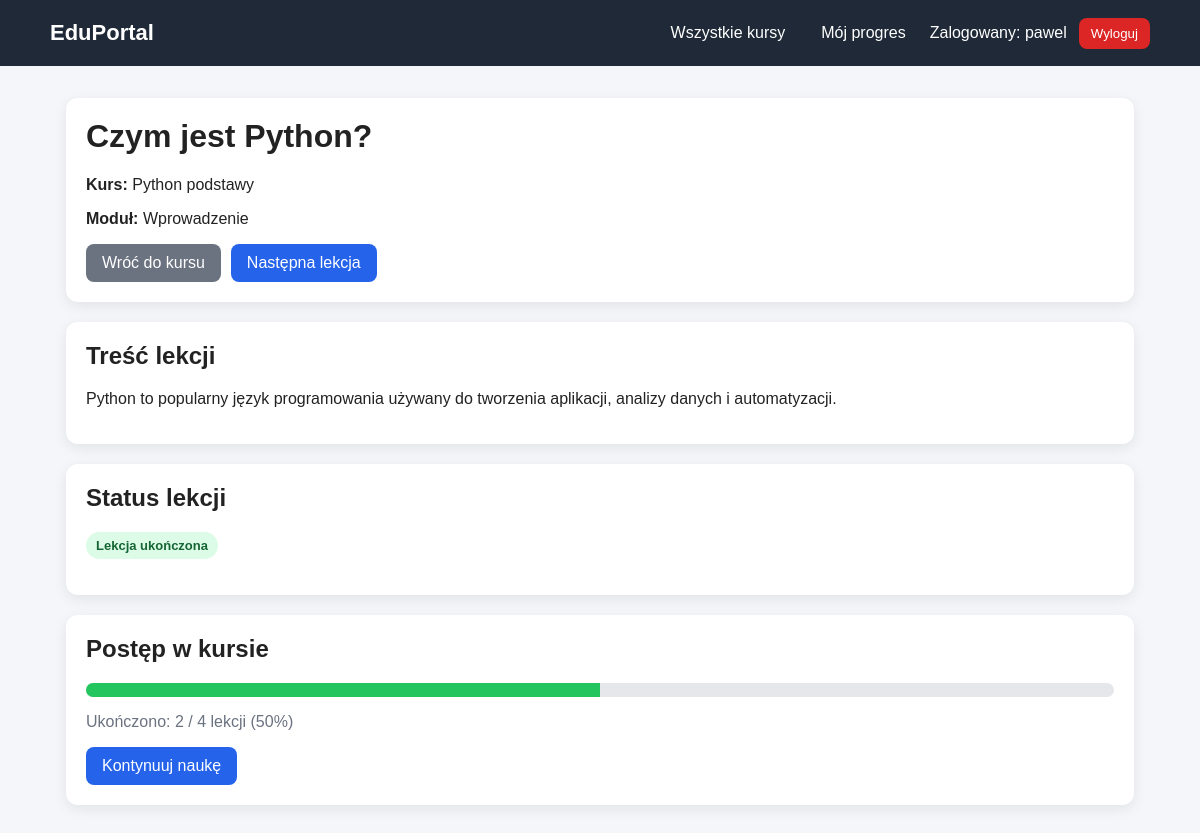
The app's page /lesson/2/ (signed in) with its own data.
### courses/models.py (models this page shows, shortened)
class Lesson(models.Model):
    module = models.ForeignKey(Module, on_delete=models.CASCADE)
    title = models.CharField(max_length=200)
    content = models.TextField()

class Module(models.Model):
    course = models.ForeignKey(Course, on_delete=models.CASCADE)
    title = models.CharField(max_length=200)

class Course(models.Model):
    BEGINNER = "beginner"
    INTERMEDIATE = "intermediate"
    ADVANCED = "advanced"
    LEVEL_CHOICES = [
        (BEGINNER, "Początkujący"),
        (INTERMEDIATE, "Średniozaawansowany"),
        (ADVANCED, "Zaawansowany"),
    ]
    title = models.CharField(max_length=200)
    description = models.TextField()
    level = models.CharField(max_length=20, choices=LEVEL_CHOICES)

### courses/views.py (the view)
# urls.py: path("lesson/<int:pk>/", views.lesson_detail, name="lesson_detail"),
@login_required
def lesson_detail(request, pk):
    lesson = get_object_or_404(Lesson, pk=pk)
    course = lesson.module.course
    is_enrolled = Enrollment.objects.filter(
        user=request.user,
        course=course
    ).exists()
    if not is_enrolled:
        return redirect("courses:course_detail", pk=course.pk)
    completed = LessonProgress.objects.filter(
        user=request.user,
        lesson=lesson,
        completed=True
    ).exists()
    progress = build_course_progress(request.user, course)
    context = {
        "lesson": lesson,
        "completed": completed,
        "is_enrolled": is_enrolled,
        "course": course,
        "course_progress_percent": progress["progress_percent"],
        "course_completed_lessons": progress["completed_lessons"],
        "course_total_lessons": progress["total_lessons"],
        "course_is_completed": progress["is_completed"],
        "next_lesson": progress["next_lesson"],
    }
    return render(request, "courses/lesson_detail.html", context)

### courses/views.py (called while the page is built)
def get_course_lessons(course):
    return Lesson.objects.filter(module__course=course).order_by("module_id", "id")

def get_completed_lesson_ids(user, course=None):
    queryset = LessonProgress.objects.filter(user=user, completed=True)
    if course is not None:
        queryset = queryset.filter(lesson__module__course=course)
    return set(queryset.values_list("lesson_id", flat=True))

### courses/templates/courses/lesson_detail.html (shortened to what this page needs)
{% extends "base.html" %}
{% block content %}
<div class="card">
    <h1>{{ lesson.title }}</h1>
    <p><strong>Kurs:</strong> {{ lesson.module.course.title }}</p>
    <p><strong>Moduł:</strong> {{ lesson.module.title }}</p>
    <div class="actions">
        <a href="{% url 'courses:course_detail' lesson.module.course.pk %}" class="btn btn-secondary">
            Wróć do kursu
        </a>
        {% if next_lesson and next_lesson.id != lesson.id %}
            <a href="{% url 'courses:continue_course' lesson.module.course.pk %}" class="btn">
                Następna lekcja
            </a>
        {% endif %}
    </div>
</div>
<div class="card">
    <h2>Treść lekcji</h2>
    <p>{{ lesson.content }}</p>
</div>
<div class="card">
    <h2>Status lekcji</h2>
    {% if completed %}
        <p><span class="badge badge-success">Lekcja ukończona</span></p>
    {% else %}
        <p><span class="badge badge-warning">Lekcja jeszcze nieukończona</span></p>
        <form method="post" action="{% url 'courses:complete_lesson' lesson.pk %}">
            {% csrf_token %}
            <button type="submit" class="btn btn-success">Oznacz jako ukończoną</button>
        </form>
    {% endif %}
</div>
<div class="card">
    <h2>Postęp w kursie</h2>
    <div class="progress-wrapper">
        <div class="progress-bar" style="width: {{ course_progress_percent }}%;"></div>
    </div>
    <p class="muted">
        Ukończono: {{ course_completed_lessons }} / {{ course_total_lessons }} lekcji
        ({{ course_progress_percent }}%)
    </p>
    <div class="actions">
        {% if course_is_completed %}
            <a href="{% url 'courses:course_certificate' course.pk %}" class="btn btn-gold">Przejdź do certyfikatu</a>
        {% elif next_lesson and next_lesson.id != lesson.id %}
            <a href="{% url 'courses:continue_course' course.pk %}" class="btn">Kontynuuj naukę</a>
        {% endif %}
    </div>
</div>
{% endblock %}

### courses/templates/base.html (shortened to what this page needs)
<!DOCTYPE html>
<html lang="pl">
<head>
</head>
<body>
    <header class="navbar">
        <div class="navbar-inner">
            <div class="brand">
                <a href="{% url 'courses:course_list' %}">EduPortal</a>
            </div>
            <nav class="nav-links">
                <a href="{% url 'courses:course_list' %}">Wszystkie kursy</a>
                {% if user.is_authenticated %}
                    <a href="{% url 'courses:my_courses' %}">Mój progres</a>
                    <span>Zalogowany: {{ user.username }}</span>
                    <form method="post" action="{% url 'logout' %}" class="logout-form">
                        <button type="submit" class="logout-btn">Wyloguj</button>
                    </form>
                {% else %}
                    <a href="{% url 'login' %}">Zaloguj</a>
                {% endif %}
            </nav>
        </div>
    </header>
    <main class="container">
        {% block content %}
        {% endblock %}
    </main>
</body>
</html>

### courses/templates/base.html (style rules this page uses)
* { box-sizing: border-box; }
body { margin: 0; font-family: Arial, sans-serif; background: #f4f6f9; color: #222; }
.navbar { background: #1f2937; color: white; padding: 16px 24px; }
.navbar-inner { max-width: 1100px; margin: 0 auto; display: flex; justify-content: space-between; align-items: center; gap: 16px; flex-wrap: wrap; }
.brand a { color: white; text-decoration: none; font-size: 22px; font-weight: bold; }
.nav-links { display: flex; align-items: center; gap: 12px; flex-wrap: wrap; }
.nav-links a { color: white; text-decoration: none; padding: 8px 12px; border-radius: 8px; }
.logout-form { display: inline; margin: 0; }
.logout-btn { background: #dc2626; color: white; border: none; padding: 8px 12px; border-radius: 8px; cursor: pointer; }
.container { max-width: 1100px; margin: 32px auto; padding: 0 16px; }
.card { background: white; border-radius: 12px; padding: 20px; margin-bottom: 20px; box-shadow: 0 4px 14px rgba(0,0,0,0.08); }
.btn { display: inline-block; background: #2563eb; color: white; text-decoration: none; border: none; padding: 10px 16px; border-radius: 8px; cursor: pointer; }
.btn-secondary { background: #6b7280; }
.progress-wrapper { background: #e5e7eb; border-radius: 999px; height: 14px; overflow: hidden; margin-top: 10px; margin-bottom: 8px; }
.progress-bar { background: #22c55e; height: 100%; }
.badge { display: inline-block; padding: 6px 10px; border-radius: 999px; font-size: 13px; font-weight: bold; }
.badge-success { background: #dcfce7; color: #166534; }
.muted { color: #6b7280; }
h1, h2, h3, h4 { margin-top: 0; }
.actions { display: flex; gap: 10px; flex-wrap: wrap; margin-top: 14px; }

### records on screen
Lesson: title "Czym jest Python?", module.course "Python podstawy", module "Wprowadzenie", content "Python to popularny język programowania używany do tworzenia aplikacji, analizy danych i automatyzacji."

### other values on screen
{{ user.username }} "pawel"
{{ course_completed_lessons }} "2"
{{ course_total_lessons }} "4"
{{ course_progress_percent }} "50"
